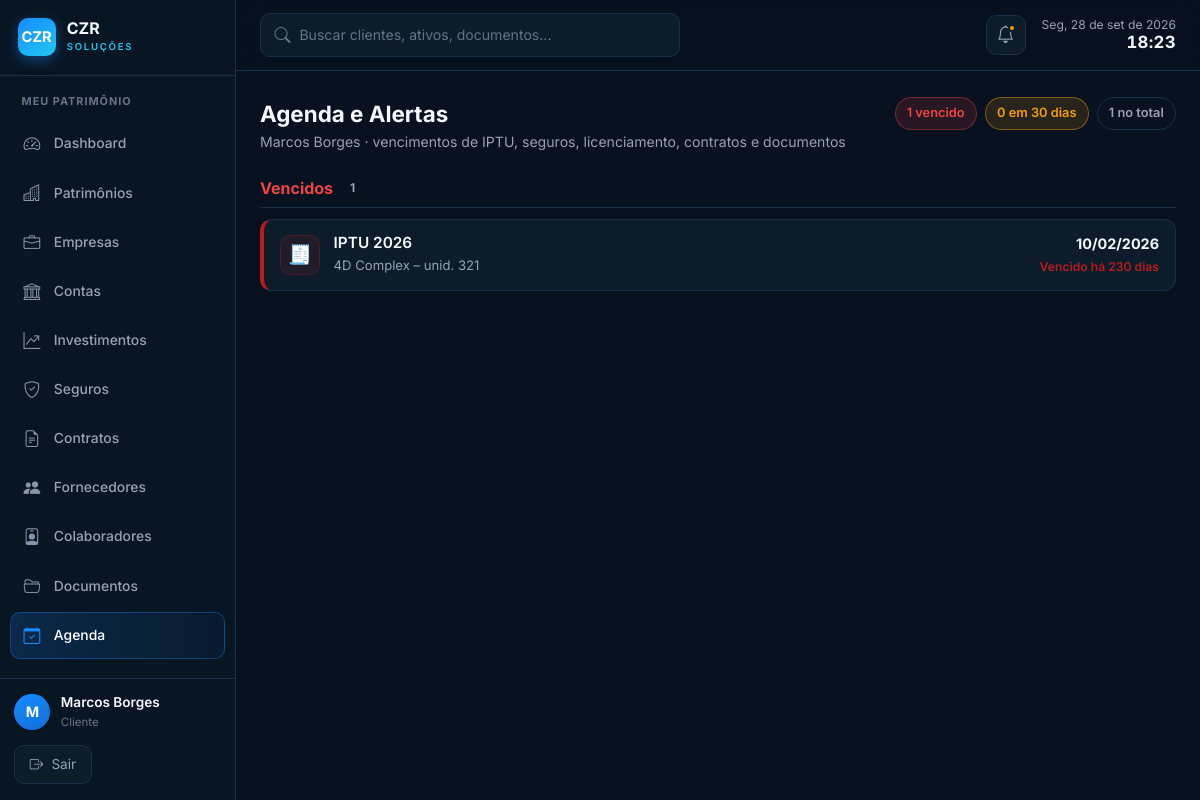
The app's page /agenda (signed in) with its own data.
### tables this page shows
CREATE TABLE IF NOT EXISTS clientes (
  id              INT AUTO_INCREMENT PRIMARY KEY,
  usuario_id      INT NULL,                           
  tipo_pessoa     ENUM('PF','PJ') NOT NULL DEFAULT 'PF',
  nome            VARCHAR(200) NOT NULL,              
  nome_completo   VARCHAR(200) NULL,                  
  apelido         VARCHAR(80)  NULL,
  cpf_cnpj        VARCHAR(18)  NOT NULL,
  rg              VARCHAR(20)  NULL,
  rg_orgao        VARCHAR(30)  NULL,
  rg_uf           VARCHAR(2)   NULL,
  data_nascimento DATE         NULL,
  naturalidade    VARCHAR(80)  NULL,
  nacionalidade   VARCHAR(60)  NULL DEFAULT 'Brasileira',
  estado_civil    ENUM('solteiro','casado','divorciado','viuvo','uniao_estavel','separado') NULL,
  regime_bens     ENUM('comunhao_parcial','comunhao_universal','separacao_total','participacao_final','nao_aplicavel') NULL,
  profissao       VARCHAR(80)  NULL,
  tipo_sanguineo  ENUM('A+','A-','B+','B-','AB+','AB-','O+','O-') NULL,
  nome_pai        VARCHAR(200) NULL,
  nome_mae        VARCHAR(200) NULL,
  cep             VARCHAR(9)   NULL,                  
  logradouro      VARCHAR(200) NULL,
  numero          VARCHAR(20)  NULL,
  complemento     VARCHAR(100) NULL,
  bairro          VARCHAR(100) NULL,
  cidade          VARCHAR(100) NULL,
  uf              VARCHAR(2)   NULL,
  email           VARCHAR(150) NULL,                  
  telefone        VARCHAR(20)  NULL,                  
  tem_testamento  TINYINT(1) NOT NULL DEFAULT 0,
  testamento_obs  TEXT         NULL,
  observacoes     TEXT         NULL,
  ativo           TINYINT(1) NOT NULL DEFAULT 1,
  criado_em       DATETIME NOT NULL DEFAULT CURRENT_TIMESTAMP,
  FOREIGN KEY (usuario_id) REFERENCES usuarios(id) ON DELETE SET NULL
);

### app/Core/View.php (called while the page is built, shortened)
<?php
class View
{
    public static function render(string $view, array $data = []): void
    {
        $file = APP_PATH . '/Views/' . $view . '.php';
        extract($data, EXTR_SKIP);
        require $file;
    }
}

### app/Core/Controller.php (called while the page is built, shortened)
<?php
abstract class Controller
{
    protected function view(string $view, array $data = []): void
    {
        View::render($view, $data);
    }
}

### app/Controllers/AgendaController.php (called while the page is built, shortened)
<?php
class AgendaController extends Controller
{
    public function index(): void
    {
        $usuario = usuario_logado();
        $cli = ($usuario['nivel'] === 'admin') ? cliente_selecionado() : null;
        if ($usuario['nivel'] === 'cliente') {
            $stmt = db()->prepare('SELECT * FROM clientes WHERE usuario_id = ? AND ativo = 1');
            $stmt->execute([$usuario['id']]);
            $cli = $stmt->fetch() ?: null;
        }
        $cliente_id = $cli['id'] ?? null;
        $alertas = alertas_consolidado($cliente_id);
        $baldes = [
            'vencido' => ['titulo' => 'Vencidos',            'itens' => []],
            'semana'  => ['titulo' => 'Próximos 7 dias',     'itens' => []],
            'mes'     => ['titulo' => 'Próximos 30 dias',    'itens' => []],
            'depois'  => ['titulo' => 'Mais adiante',        'itens' => []],
        ];
        foreach ($alertas as $a) {
            $a['dias'] = dias_ate($a['data']);
            if ($a['dias'] < 0)       $baldes['vencido']['itens'][] = $a;
            elseif ($a['dias'] <= 7)  $baldes['semana']['itens'][]  = $a;
            elseif ($a['dias'] <= 30) $baldes['mes']['itens'][]     = $a;
            else                      $baldes['depois']['itens'][]  = $a;
        }
        $resumo = [
            'vencidos' => count($baldes['vencido']['itens']),
            'proximos' => count($baldes['semana']['itens']) + count($baldes['mes']['itens']),
            'total'    => count($alertas),
        ];
        $escopo_nome = $cli['nome'] ?? null;
        $this->view('agenda/index', compact('baldes', 'resumo', 'escopo_nome', 'cli', 'notion', 'notion_msg'));
    }
}

### app/Core/Router.php (called while the page is built, shortened)
<?php
class Router
{
    private array $routes = ['GET' => [], 'POST' => []];
    public function get(string $path, array $handler): void
    {
        $this->routes['GET'][trim($path, '/')] = $handler;
    }
    public function post(string $path, array $handler): void
    {
        $this->routes['POST'][trim($path, '/')] = $handler;
    }
    public function dispatch(string $url, string $method): void
    {
        $url    = trim($url, '/');
        $method = strtoupper($method) === 'POST' ? 'POST' : 'GET';
        $handler = $this->routes[$method][$url] ?? null;
        [$class, $action] = $handler;
        (new $class())->$action();
    }
}

### index.php (called while the page is built, shortened)
<?php
$router = new Router();
$router->dispatch($_GET['url'] ?? '', $_SERVER['REQUEST_METHOD']);

### includes/functions.php (called while the page is built, shortened)
<?php
function base_url(string $path = ''): string {
    $base = defined('BASE_URL') ? BASE_URL : '/cezar/';
    return $base . ltrim($path, '/');
}
function data_br(?string $data): string {
    return date('d/m/Y', strtotime($data));
}
function alertas_consolidado(?int $cliente_id = null): array {
    $C = ' COLLATE utf8mb4_unicode_ci ';
    $bind = [];
    if ($cliente_id !== null) { $sql .= ' WHERE a.cliente_id = :cid'; $bind[':cid'] = $cliente_id; }
    $sql .= ' ORDER BY a.data ASC';
    $stmt = db()->prepare($sql);
    $stmt->execute($bind);
    $linhas = $stmt->fetchAll();
    if ($linhas) {
        $nomes = db()->query('SELECT id, nome FROM clientes')->fetchAll(PDO::FETCH_KEY_PAIR);
    }
    return $linhas;
}
function dias_ate(string $data): int {
    $hoje = new DateTimeImmutable('today');
    $alvo = new DateTimeImmutable($data);
    return (int) $hoje->diff($alvo)->format('%r%a');
}
function alerta_status(int $dias): array {
    if ($dias < 0)   return ['vencido',  '#b91c1c', 'Vencido há ' . abs($dias) . ' dia' . (abs($dias) == 1 ? '' : 's')];
    return ['futuro', '#3fae7a', 'Em ' . $dias . ' dias'];
}
function h(string $str): string {
    return htmlspecialchars($str, ENT_QUOTES, 'UTF-8');
}

### includes/auth.php (called while the page is built, shortened)
<?php
require_once __DIR__ . '/db.php';
function usuario_logado(): ?array {
    return $_SESSION['usuario'] ?? null;
}

### includes/db.php (called while the page is built, shortened)
<?php
function db(): PDO
{
    static $pdo = null;
    if ($pdo === null) {
        $host    = Env::get('DB_HOST', '127.0.0.1');
        $name    = Env::get('DB_NAME', 'gestao_patrimonial');
        $user    = Env::get('DB_USER', 'root');
        $pass    = Env::get('DB_PASS', '');
        $charset = Env::get('DB_CHARSET', 'utf8mb4');
        $dsn = "mysql:host={$host};dbname={$name};charset={$charset}";
        $pdo = new PDO($dsn, $user, $pass, [
            PDO::ATTR_ERRMODE            => PDO::ERRMODE_EXCEPTION,
            PDO::ATTR_DEFAULT_FETCH_MODE => PDO::FETCH_ASSOC,
            PDO::ATTR_EMULATE_PREPARES   => false,
        ]);
    }
    return $pdo;
}

### app/Views/agenda/index.php (the view, shortened to what this page needs)
<?php
require APP_ROOT . '/includes/header.php';
$icones = [
    'iptu'          => '🧾',
    'licenciamento' => '🚗',
    'seguro'        => '🛡️',
    'contrato'      => '📜',
    'revisao'       => '🛠️',
    'investimento'  => '📈',
    'colaborador'   => '👔',
    'documento'     => '🗂️',
];
$geral = ($escopo_nome === null);
?>
<div class="container">
  <div class="ag-head">
    <div>
      <h2 style="font-size:1.4rem;color:var(--cor-primaria);font-family:var(--fonte-titulo)">Agenda e Alertas</h2>
      <div style="font-size:.88rem;color:var(--cor-secundario)">
        <?= $geral ? 'Todos os clientes' : h($escopo_nome) ?> · vencimentos de IPTU, seguros, licenciamento, contratos e documentos
      </div>
    </div>
    <div class="ag-chips">
      <span class="ag-chip ag-chip-venc"><?= $resumo['vencidos'] ?> vencido<?= $resumo['vencidos'] == 1 ? '' : 's' ?></span>
      <span class="ag-chip ag-chip-prox"><?= $resumo['proximos'] ?> em 30 dias</span>
      <span class="ag-chip ag-chip-tot"><?= $resumo['total'] ?> no total</span>
    </div>
  </div>
  <?php foreach ($baldes as $chave => $balde):
    if (!$balde['itens']) continue;
    $venc = ($chave === 'vencido');
  ?>
    <section class="ag-secao">
      <h3 class="ag-secao-tit <?= $venc ? 'ag-secao-venc' : '' ?>">
        <?= h($balde['titulo']) ?>
        <span class="ag-secao-n"><?= count($balde['itens']) ?></span>
      </h3>
      <div class="ag-lista">
        <?php foreach ($balde['itens'] as $a):
          [$classe, $cor, $rotulo] = alerta_status($a['dias']);
          $emoji = $icones[$a['categoria']] ?? '📌';
          $tag = 'div'; $href = '';
          if (!empty($a['link'])) { $tag = 'a'; $href = 'href="' . base_url($a['link']) . '"'; }
        ?>
        <<?= $tag ?> class="ag-item" <?= $href ?> style="--st:<?= $cor ?>">
          <span class="ag-ico"><?= $emoji ?></span>
          <div class="ag-info">
            <div class="ag-tit"><?= h($a['titulo']) ?></div>
            <div class="ag-sub">
              <?= h($a['bem'] ?: '—') ?>
            </div>
          </div>
          <div class="ag-quando">
            <div class="ag-data"><?= data_br($a['data']) ?></div>
            <div class="ag-rel" style="color:<?= $cor ?>"><?= h($rotulo) ?></div>
          </div>
        </<?= $tag ?>>
        <?php endforeach; ?>
      </div>
    </section>
  <?php endforeach; ?>
</div>
<?php require APP_ROOT . '/includes/footer.php'; ?>

### includes/header.php (shortened to what this page needs)
<?php
require_once __DIR__ . '/db.php';
require_once __DIR__ . '/auth.php';
require_once __DIR__ . '/functions.php';
$usuario = usuario_logado();
$cliente_sel = cliente_selecionado();
?>
<!DOCTYPE html>
<html lang="pt-BR">
<head>
  <link rel="stylesheet" href="https://cdn.jsdelivr.net/npm/bootstrap-icons@1.11.3/font/bootstrap-icons.min.css">
  <?php
    $css_dir = __DIR__ . '/../assets/css/';
    $css_layers = ['tokens.css', 'layout.css', 'style.css', 'paginas.css'];
    foreach ($css_layers as $layer):
      $ver = @filemtime($css_dir . $layer) ?: time();
  ?>
  <link rel="stylesheet" href="<?= base_url('assets/css/' . $layer) ?>?v=<?= $ver ?>">
  <?php endforeach; ?>
</head>
<body>
<?php
if ($usuario):
  $rota_atual = trim($_GET['url'] ?? '', '/');
  $eh_admin   = $usuario['nivel'] === 'admin';
  $dias_semana = ['Dom', 'Seg', 'Ter', 'Qua', 'Qui', 'Sex', 'Sáb'];
  $meses_abrev = ['jan', 'fev', 'mar', 'abr', 'mai', 'jun', 'jul', 'ago', 'set', 'out', 'nov', 'dez'];
  $ts = time();
  $data_fmt = $dias_semana[(int)date('w', $ts)] . ', ' . date('d', $ts)
            . ' de ' . $meses_abrev[(int)date('n', $ts) - 1] . ' de ' . date('Y', $ts);
  $hora_fmt = date('H:i', $ts);
  $inicial = function_exists('mb_substr')
    ? mb_strtoupper(mb_substr($usuario['nome'], 0, 1))
    : strtoupper(substr($usuario['nome'], 0, 1));
?>
<header class="topo">
  <label class="topo-busca">
    <i class="bi bi-search"></i>
    <input type="search" placeholder="Buscar clientes, ativos, documentos..." aria-label="Buscar">
  </label>
  <div class="topo-dir">
    <button type="button" class="topo-icone" aria-label="Notificações" title="Notificações">
      <i class="bi bi-bell"></i><span class="ponto ambar"></span>
    </button>
    <div class="topo-data">
      <div class="d"><?= h($data_fmt) ?></div>
      <div class="t" id="relogio"><?= h($hora_fmt) ?></div>
    </div>
  </div>
</header>
<aside class="menu-lateral" id="menu-lateral" aria-hidden="true">
  <div class="menu-lateral-topo">
    <div class="marca-cz">
      <div class="marca-cz-mark">CZR</div>
      <div>
        <div class="marca-cz-nome">CZR</div>
        <div class="marca-cz-sub">Soluções</div>
      </div>
    </div>
  </div>
  <nav class="menu-nav">
    <?php
    $itens_cliente = [
      ['dashboard',  'Dashboard',   'bi-speedometer2', true],
      ['patrimonio', 'Patrimônios', 'bi-buildings',    true],
      ['empresas',   'Empresas',    'bi-briefcase',    true],
      ['contas',     'Contas',      'bi-bank',         true],
      ['investimentos','Investimentos','bi-graph-up-arrow', true],
      ['seguros',    'Seguros',     'bi-shield-check', true],
      ['contratos',  'Contratos',   'bi-file-earmark-text', true],
      ['fornecedores','Fornecedores','bi-people-fill',  true],
      ['colaboradores','Colaboradores','bi-person-badge', true],
      ['documentos',  'Documentos',  'bi-folder2-open', true],
    ];
    if ($eh_admin) {
      $grupos = [
        ['Gestão', [
          ['gestao-geral', 'Gestão Geral', 'bi-columns-gap',    true],
          ['clientes',     'Clientes',     'bi-people',         true],
          ['agenda',       'Agenda',       'bi-calendar-check', true],
        ], false],
        [($cliente_sel['nome'] ?? 'Cliente'), $itens_cliente, true],
      ];
    } else {
      $grupos = [
        ['Meu patrimônio', array_merge($itens_cliente, [
          ['agenda', 'Agenda', 'bi-calendar-check', true],
        ]), false],
      ];
    }
    foreach ($grupos as [$titulo, $itens, $precisa_cliente]):
    ?>
      <div class="menu-grupo-tit"><?= h($titulo) ?></div>
      <?php foreach ($itens as [$rota, $rotulo, $icone, $mostrar]):
        $ativo = ($rota_atual === $rota || str_starts_with($rota_atual, $rota . '/')) ? ' ativo' : '';
        if ($precisa_cliente && !$cliente_sel):
      ?>
        <button type="button" class="menu-item js-abre-clientes" data-next="<?= h($rota) ?>">
          <i class="bi <?= $icone ?>"></i><span><?= h($rotulo) ?></span>
        </button>
      <?php else: ?>
        <a class="menu-item<?= $ativo ?>" href="<?= base_url($rota) ?>">
          <i class="bi <?= $icone ?>"></i><span><?= h($rotulo) ?></span>
        </a>
      <?php endif; ?>
      <?php endforeach; ?>
    <?php endforeach; ?>
  </nav>
  <div class="menu-lateral-rodape">
    <div class="menu-user">
      <div class="menu-user-avatar"><?= h($inicial) ?></div>
      <div>
        <div class="menu-user-nome"><?= h($usuario['nome']) ?></div>
        <div class="menu-user-nivel"><?= $eh_admin ? 'Administrador' : 'Cliente' ?></div>
      </div>
    </div>
    <a class="menu-sair" href="<?= base_url('logout') ?>">
      <i class="bi bi-box-arrow-right"></i> Sair
    </a>
  </div>
</aside>
<?php endif; ?>

### records on screen
clientes: nome "M", nome "Marcos Borges", tem_testamento "0"

### other values on screen
$titulo "MEU PATRIMÔNIO"
$rotulo "Dashboard"
$rotulo "Patrimônios"
$rotulo "Empresas"
$rotulo "Contas"
$rotulo "Investimentos"
$rotulo "Seguros"
$rotulo "Contratos"
$rotulo "Fornecedores"
$rotulo "Colaboradores"
$rotulo "Documentos"
$rotulo "Agenda"
$resumo['vencidos'] "1"
$resumo['total'] "1"
$balde['titulo'] "Vencidos"
